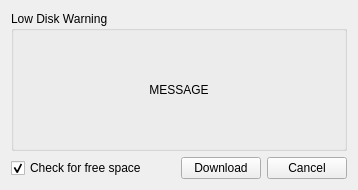
<?xml version="1.0" encoding="UTF-8"?>
<ui version="4.0">
 <class>DlgLowDisk</class>
 <widget class="QWidget" name="DlgLowDisk">
  <property name="geometry">
   <rect>
    <x>0</x>
    <y>0</y>
    <width>358</width>
    <height>190</height>
   </rect>
  </property>
  <property name="windowTitle">
   <string>Low Disk Warning</string>
  </property>
  <property name="windowIcon">
   <iconset resource="resource.qrc">
    <normaloff>:/resource/16x16_ico_png/ico_warning.png</normaloff>:/resource/16x16_ico_png/ico_warning.png</iconset>
  </property>
  <layout class="QVBoxLayout" name="verticalLayout_2">
   <item>
    <widget class="QGroupBox" name="groupBox">
     <property name="sizePolicy">
      <sizepolicy hsizetype="Preferred" vsizetype="MinimumExpanding">
       <horstretch>0</horstretch>
       <verstretch>0</verstretch>
      </sizepolicy>
     </property>
     <property name="title">
      <string>Low Disk Warning</string>
     </property>
     <layout class="QVBoxLayout" name="verticalLayout">
      <item>
       <widget class="QLabel" name="lblMessage">
        <property name="text">
         <string>MESSAGE</string>
        </property>
        <property name="alignment">
         <set>Qt::AlignCenter</set>
        </property>
       </widget>
      </item>
     </layout>
    </widget>
   </item>
   <item>
    <layout class="QHBoxLayout" name="horizontalLayout">
     <item>
      <widget class="QCheckBox" name="chkLowDisk">
       <property name="text">
        <string>Check for free space</string>
       </property>
       <property name="checked">
        <bool>true</bool>
       </property>
      </widget>
     </item>
     <item>
      <spacer name="horizontalSpacer">
       <property name="orientation">
        <enum>Qt::Horizontal</enum>
       </property>
       <property name="sizeHint" stdset="0">
        <size>
         <width>40</width>
         <height>20</height>
        </size>
       </property>
      </spacer>
     </item>
     <item>
      <widget class="QPushButton" name="btnAccept">
       <property name="text">
        <string>Download</string>
       </property>
      </widget>
     </item>
     <item>
      <widget class="QPushButton" name="btnCancel">
       <property name="text">
        <string>Cancel</string>
       </property>
      </widget>
     </item>
    </layout>
   </item>
  </layout>
 </widget>
 <resources>
  <include location="resource.qrc"/>
 </resources>
 <connections/>
</ui>
